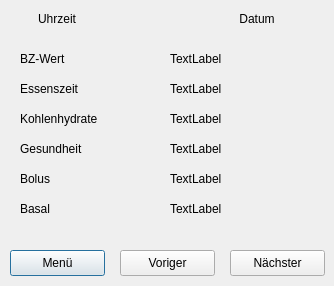
<?xml version="1.0" encoding="UTF-8"?>
<ui version="4.0">
 <class>dlgShowData</class>
 <widget class="QDialog" name="dlgShowData">
  <property name="windowModality">
   <enum>Qt::ApplicationModal</enum>
  </property>
  <property name="geometry">
   <rect>
    <x>0</x>
    <y>0</y>
    <width>334</width>
    <height>286</height>
   </rect>
  </property>
  <property name="windowTitle">
   <string>Dialog</string>
  </property>
  <widget class="QLabel" name="lblTime">
   <property name="geometry">
    <rect>
     <x>20</x>
     <y>10</y>
     <width>74</width>
     <height>18</height>
    </rect>
   </property>
   <property name="text">
    <string>Uhrzeit</string>
   </property>
   <property name="alignment">
    <set>Qt::AlignCenter</set>
   </property>
  </widget>
  <widget class="QLabel" name="lblDate">
   <property name="geometry">
    <rect>
     <x>220</x>
     <y>10</y>
     <width>74</width>
     <height>18</height>
    </rect>
   </property>
   <property name="layoutDirection">
    <enum>Qt::RightToLeft</enum>
   </property>
   <property name="text">
    <string>Datum</string>
   </property>
   <property name="alignment">
    <set>Qt::AlignCenter</set>
   </property>
  </widget>
  <widget class="QLabel" name="lblTextGlucoValue">
   <property name="geometry">
    <rect>
     <x>20</x>
     <y>50</y>
     <width>111</width>
     <height>18</height>
    </rect>
   </property>
   <property name="text">
    <string>BZ-Wert</string>
   </property>
  </widget>
  <widget class="QLabel" name="lblTextMealTime">
   <property name="geometry">
    <rect>
     <x>20</x>
     <y>80</y>
     <width>111</width>
     <height>18</height>
    </rect>
   </property>
   <property name="text">
    <string>Essenszeit</string>
   </property>
  </widget>
  <widget class="QLabel" name="lblTextCarbUnits">
   <property name="geometry">
    <rect>
     <x>20</x>
     <y>110</y>
     <width>111</width>
     <height>18</height>
    </rect>
   </property>
   <property name="text">
    <string>Kohlenhydrate</string>
   </property>
  </widget>
  <widget class="QLabel" name="lblTextHealthness">
   <property name="geometry">
    <rect>
     <x>20</x>
     <y>140</y>
     <width>111</width>
     <height>18</height>
    </rect>
   </property>
   <property name="text">
    <string>Gesundheit</string>
   </property>
  </widget>
  <widget class="QLabel" name="lblTextBolus">
   <property name="geometry">
    <rect>
     <x>20</x>
     <y>170</y>
     <width>111</width>
     <height>18</height>
    </rect>
   </property>
   <property name="text">
    <string>Bolus</string>
   </property>
  </widget>
  <widget class="QLabel" name="lblTextBasal">
   <property name="geometry">
    <rect>
     <x>20</x>
     <y>200</y>
     <width>111</width>
     <height>18</height>
    </rect>
   </property>
   <property name="text">
    <string>Basal</string>
   </property>
  </widget>
  <widget class="QLabel" name="lblGlucoValue">
   <property name="geometry">
    <rect>
     <x>170</x>
     <y>50</y>
     <width>74</width>
     <height>18</height>
    </rect>
   </property>
   <property name="text">
    <string>TextLabel</string>
   </property>
  </widget>
  <widget class="QLabel" name="lblMealTimeValue">
   <property name="geometry">
    <rect>
     <x>170</x>
     <y>80</y>
     <width>74</width>
     <height>18</height>
    </rect>
   </property>
   <property name="text">
    <string>TextLabel</string>
   </property>
  </widget>
  <widget class="QLabel" name="lblCarbValue">
   <property name="geometry">
    <rect>
     <x>170</x>
     <y>110</y>
     <width>74</width>
     <height>18</height>
    </rect>
   </property>
   <property name="text">
    <string>TextLabel</string>
   </property>
  </widget>
  <widget class="QLabel" name="lblHealthnessValue">
   <property name="geometry">
    <rect>
     <x>170</x>
     <y>140</y>
     <width>74</width>
     <height>18</height>
    </rect>
   </property>
   <property name="text">
    <string>TextLabel</string>
   </property>
  </widget>
  <widget class="QLabel" name="lblBolusValue">
   <property name="geometry">
    <rect>
     <x>170</x>
     <y>170</y>
     <width>74</width>
     <height>18</height>
    </rect>
   </property>
   <property name="text">
    <string>TextLabel</string>
   </property>
  </widget>
  <widget class="QLabel" name="lblBasalValue">
   <property name="geometry">
    <rect>
     <x>170</x>
     <y>200</y>
     <width>74</width>
     <height>18</height>
    </rect>
   </property>
   <property name="text">
    <string>TextLabel</string>
   </property>
  </widget>
  <widget class="QPushButton" name="btnMainMenu">
   <property name="geometry">
    <rect>
     <x>10</x>
     <y>250</y>
     <width>95</width>
     <height>26</height>
    </rect>
   </property>
   <property name="text">
    <string>Menü</string>
   </property>
  </widget>
  <widget class="QPushButton" name="btnPrevRec">
   <property name="geometry">
    <rect>
     <x>120</x>
     <y>250</y>
     <width>95</width>
     <height>26</height>
    </rect>
   </property>
   <property name="text">
    <string>Voriger</string>
   </property>
  </widget>
  <widget class="QPushButton" name="btnNextRec">
   <property name="geometry">
    <rect>
     <x>230</x>
     <y>250</y>
     <width>95</width>
     <height>26</height>
    </rect>
   </property>
   <property name="text">
    <string>Nächster</string>
   </property>
  </widget>
 </widget>
 <resources/>
 <connections>
  <connection>
   <sender>btnMainMenu</sender>
   <signal>clicked()</signal>
   <receiver>dlgShowData</receiver>
   <slot>accept()</slot>
   <hints>
    <hint type="sourcelabel">
     <x>57</x>
     <y>262</y>
    </hint>
    <hint type="destinationlabel">
     <x>166</x>
     <y>142</y>
    </hint>
   </hints>
  </connection>
 </connections>
</ui>
